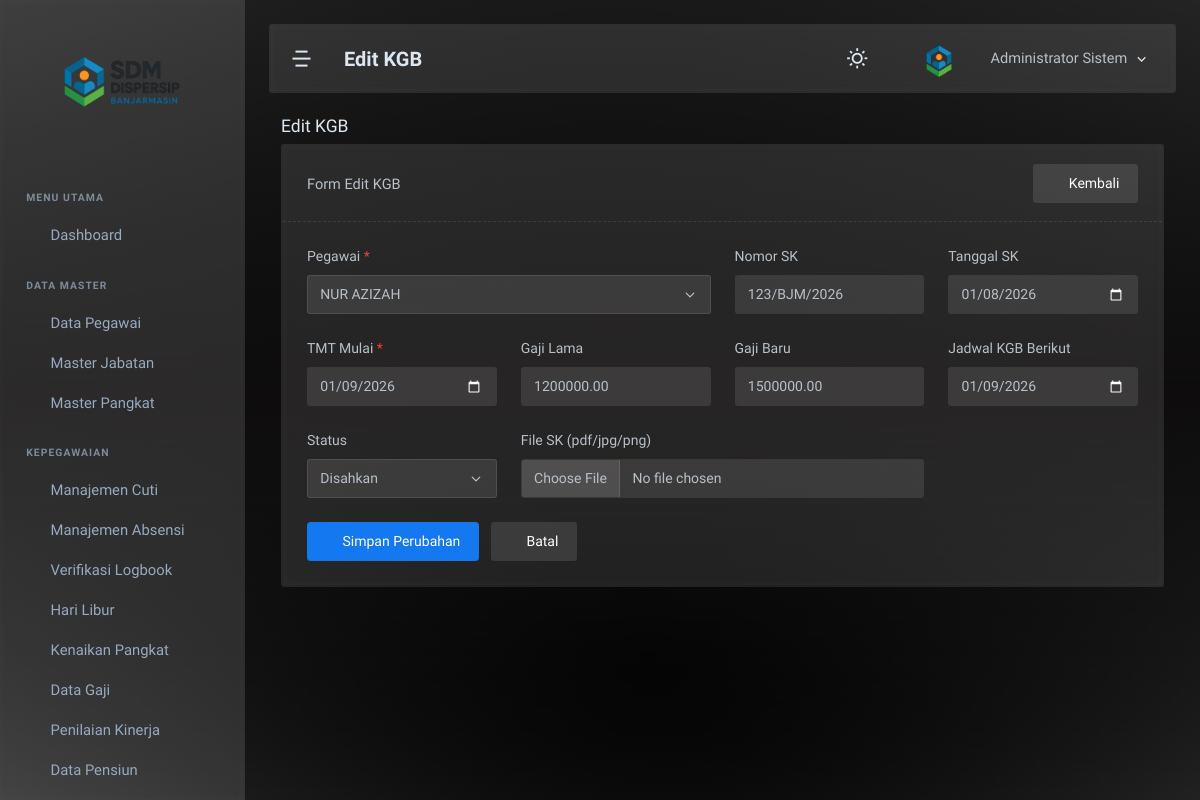
/admin/kgb/edit.php?id=2 (signed in), run on an earlier commit of the app's database.
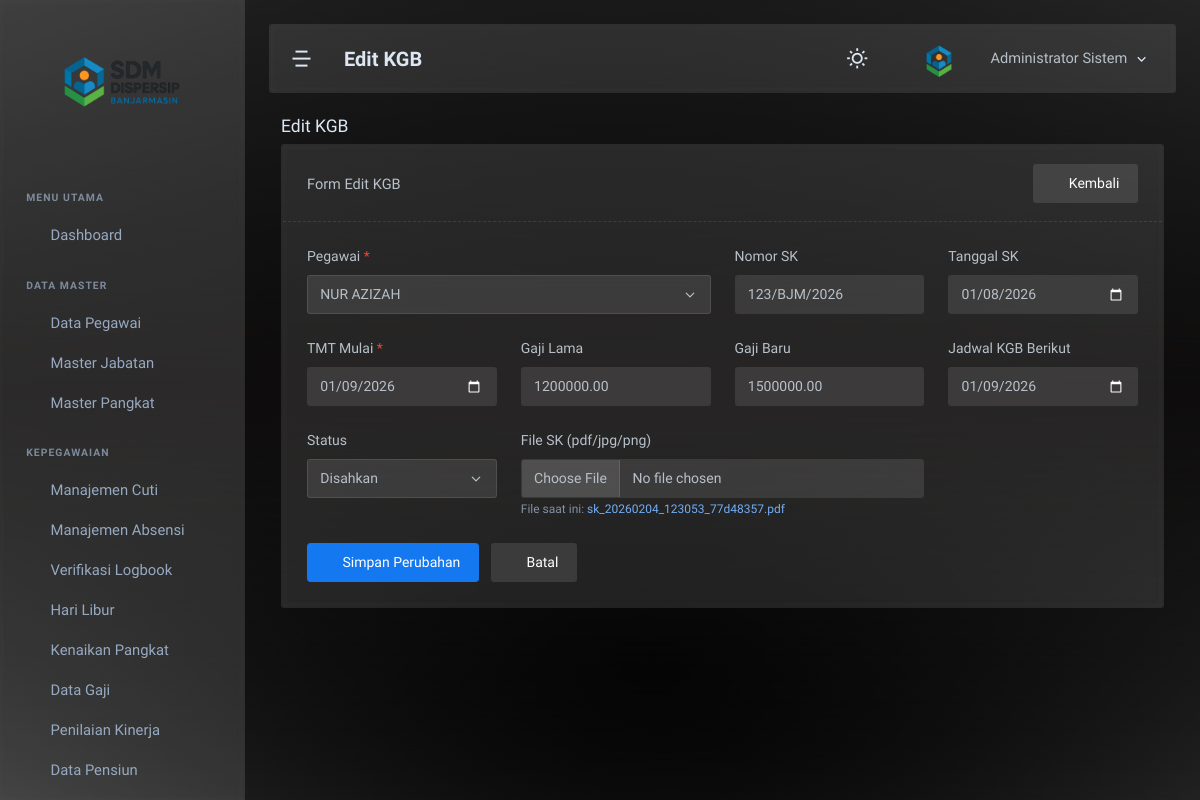
And on a later commit of the database.
### tables this page shows
CREATE TABLE `kgb` (
  `kgb_id` int NOT NULL,
  `pegawai_id` int NOT NULL,
  `nomor_sk` varchar(100) DEFAULT NULL,
  `tanggal_sk` date DEFAULT NULL,
  `tmt_mulai` date NOT NULL,
  `gaji_lama` decimal(12,2) DEFAULT NULL,
  `gaji_baru` decimal(12,2) DEFAULT NULL,
  `jadwal_kgb_berikut` date DEFAULT NULL,
  `file_sk` varchar(255) DEFAULT NULL,
  `status` enum('Draft','Disahkan') DEFAULT 'Draft',
  `created_at` datetime DEFAULT CURRENT_TIMESTAMP
);

### admin/kgb/edit.php (the view, shortened to what this page needs)
<?php
require_once '../../config/koneksi.php';
$id = isset($_GET['id']) ? intval($_GET['id']) : 0;
$stmt = mysqli_prepare($koneksi, "SELECT k.*, p.nama_lengkap FROM kgb k JOIN pegawai p ON k.pegawai_id=p.pegawai_id WHERE k.kgb_id=?");
mysqli_stmt_bind_param($stmt, 'i', $id);
mysqli_stmt_execute($stmt);
$res = mysqli_stmt_get_result($stmt);
$kgb = mysqli_fetch_assoc($res);
$pegawaiRes = mysqli_query($koneksi, "SELECT pegawai_id, nama_lengkap FROM pegawai WHERE status_aktif='Aktif' ORDER BY nama_lengkap");
$hasPegawai = $pegawaiRes && mysqli_num_rows($pegawaiRes) > 0;
include '../../includes/header.php';
include '../../includes/sidebar.php';
include '../../includes/navbar.php';
?>
<div class="page-container"><div class="page-content"><div class="container-xxl">
<div class="row"><div class="col-12"><div class="page-title-box"><h4 class="page-title">Edit KGB</h4></div></div></div>
<div class="card"><div class="card-header border-bottom border-dashed d-flex justify-content-between align-items-center"><h5 class="card-title mb-0">Form Edit KGB</h5><a href="admin/kgb/kgb.php" class="btn btn-light"><i class="ti ti-arrow-left me-1"></i>Kembali</a></div>
<div class="card-body"><form method="post" enctype="multipart/form-data" action="admin/kgb/edit.php?id=<?php echo $id; ?>"><div class="row g-3">
<div class="col-md-6"><label class="form-label">Pegawai <span class="text-danger">*</span></label><select name="pegawai_id" class="form-select" required <?php echo !$hasPegawai ? 'disabled' : ''; ?>><option value="">- Pilih Pegawai -</option><?php if ($hasPegawai) { while ($p = mysqli_fetch_assoc($pegawaiRes)) { $sel = ($p['pegawai_id']==$kgb['pegawai_id'])?'selected':''; echo '<option value="'.htmlspecialchars($p['pegawai_id']).'" '.$sel.'>'.htmlspecialchars($p['nama_lengkap']).'</option>'; } } ?></select></div>
<div class="col-md-3"><label class="form-label">Nomor SK</label><input type="text" name="nomor_sk" class="form-control" placeholder="Nomor SK" value="<?php echo htmlspecialchars($kgb['nomor_sk'] ?? ''); ?>"></div>
<div class="col-md-3"><label class="form-label">Tanggal SK</label><input type="date" name="tanggal_sk" class="form-control" value="<?php echo htmlspecialchars($kgb['tanggal_sk'] ?? ''); ?>"></div>
<div class="col-md-3"><label class="form-label">TMT Mulai <span class="text-danger">*</span></label><input type="date" name="tmt_mulai" class="form-control" required value="<?php echo htmlspecialchars($kgb['tmt_mulai']); ?>"></div>
<div class="col-md-3"><label class="form-label">Gaji Lama</label><input type="number" step="0.01" name="gaji_lama" class="form-control" placeholder="0.00" value="<?php echo htmlspecialchars($kgb['gaji_lama'] ?? ''); ?>"></div>
<div class="col-md-3"><label class="form-label">Gaji Baru</label><input type="number" step="0.01" name="gaji_baru" class="form-control" placeholder="0.00" value="<?php echo htmlspecialchars($kgb['gaji_baru'] ?? ''); ?>"></div>
<div class="col-md-3"><label class="form-label">Jadwal KGB Berikut</label><input type="date" name="jadwal_kgb_berikut" class="form-control" value="<?php echo htmlspecialchars($kgb['jadwal_kgb_berikut'] ?? ''); ?>"></div>
<div class="col-md-3"><label class="form-label">Status</label><select name="status" class="form-select"><option value="Draft" <?php echo ($kgb['status']==='Draft')?'selected':''; ?>>Draft</option><option value="Disahkan" <?php echo ($kgb['status']==='Disahkan')?'selected':''; ?>>Disahkan</option></select></div>
<div class="col-md-6"><label class="form-label">File SK (pdf/jpg/png)</label><input type="file" name="file_sk" class="form-control" accept=".pdf,.jpg,.jpeg,.png"><?php if (!empty($kgb['file_sk'])) { echo '<small class="text-muted">File saat ini: <a href="/sdm_dispersip/'.htmlspecialchars($kgb['file_sk']).'" target="_blank">'.htmlspecialchars(basename($kgb['file_sk'])).'</a></small>'; } ?></div>
</div><div class="mt-3"><button type="submit" class="btn btn-primary"><i class="ti ti-device-floppy me-1"></i>Simpan Perubahan</button><a href="admin/kgb/kgb.php" class="btn btn-light ms-2"><i class="ti ti-x me-1"></i>Batal</a></div></form></div></div>
</div></div></div>
<?php include '../../includes/footer.php'; ?>

What changed in the data, as far as the page shows it:
changed kgb "Disahkan": file_sk (not shown) → "sk_20260204_123053_77d48357.pdf"
Also different on the page:
text now shown: "File saat ini:"
